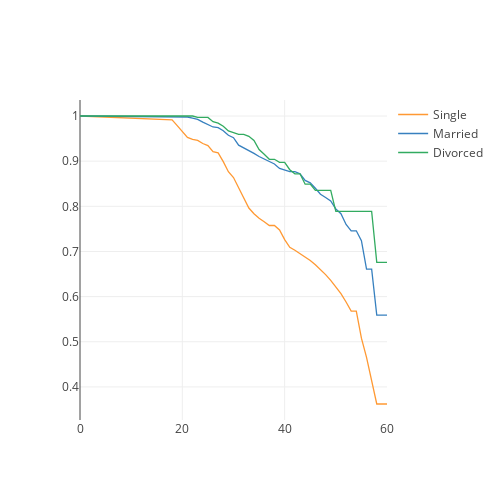

The code cell stored with this chart in its notebook:
### Code cell
surv_marital_age.iplot(kind='line', 
                       xTitle='Age', 
                       yTitle='Attrition', 
                       title='Attrition by age & marital status', 
                       layout=go.Layout(autosize=False,width=500,height=500))

### Figure 1 — Plotly figure (JSON) as saved in the notebook; plotly's stock layout.template omitted (floating-point values rounded to 4 significant figures)
{"data": [{"line": {"color": "rgba(255, 153, 51, 1.0)", "dash": "solid", "shape": "linear", "width": 1.3}, "mode": "lines", "name": "Single", "text": "", "type": "scatter", "uid": "0bead365-a6ba-4cfa-8ea2-7607cd0e13e6", "x": [0, 18, 19, 20, 21, 22, 23, 24, 25, 26, 27, 28, 29, 30, 31, 32, 33, 34, 35, 36, 37, 38, 39, 40, 41, 42, 43, 44, 45, 46, 47, 48, 49, 50, 51, 52, 53, 54, 55, 56, 57, 58, 59, 60], "y": [1, 0.9915, 0.9786, 0.9657, 0.9525, 0.9481, 0.9459, 0.9391, 0.9346, 0.9208, 0.9185, 0.899, 0.8765, 0.8636, 0.8421, 0.8198, 0.7961, 0.7837, 0.7734, 0.7659, 0.7575, 0.7575, 0.7477, 0.7263, 0.709, 0.7027, 0.6957, 0.6882, 0.6799, 0.6705, 0.6601, 0.6488, 0.636, 0.6219, 0.6064, 0.588, 0.5677, 0.5677, 0.508, 0.4656, 0.4139, 0.3622, 0.3622, 0.3622]}, {"line": {"color": "rgba(55, 128, 191, 1.0)", "dash": "solid", "shape": "linear", "width": 1.3}, "mode": "lines", "name": "Married", "text": "", "type": "scatter", "uid": "869ec2e0-f9a9-49b8-914a-c8090f6a5a30", "x": [0, 18, 19, 20, 21, 22, 23, 24, 25, 26, 27, 28, 29, 30, 31, 32, 33, 34, 35, 36, 37, 38, 39, 40, 41, 42, 43, 44, 45, 46, 47, 48, 49, 50, 51, 52, 53, 54, 55, 56, 57, 58, 59, 60], "y": [1, 0.9978, 0.9978, 0.9978, 0.9978, 0.9955, 0.9925, 0.9865, 0.9804, 0.9757, 0.9741, 0.9675, 0.9573, 0.952, 0.9355, 0.9297, 0.9235, 0.9171, 0.9103, 0.9052, 0.8996, 0.8937, 0.884, 0.8805, 0.8766, 0.8766, 0.8721, 0.8574, 0.8521, 0.8399, 0.8267, 0.8195, 0.8118, 0.7941, 0.7835, 0.7598, 0.7457, 0.7457, 0.7238, 0.6608, 0.6608, 0.5592, 0.5592, 0.5592]}, {"line": {"color": "rgba(50, 171, 96, 1.0)", "dash": "solid", "shape": "linear", "width": 1.3}, "mode": "lines", "name": "Divorced", "text": "", "type": "scatter", "uid": "02b56da1-00e7-4424-a7a2-a7d32dd51624", "x": [0, 18, 19, 20, 21, 22, 23, 24, 25, 26, 27, 28, 29, 30, 31, 32, 33, 34, 35, 36, 37, 38, 39, 40, 41, 42, 43, 44, 45, 46, 47, 48, 49, 50, 51, 52, 53, 54, 55, 56, 57, 58, 59, 60], "y": [1, 1, 1, 1, 1, 1, 0.9969, 0.9969, 0.9969, 0.9873, 0.9841, 0.9774, 0.967, 0.9633, 0.9594, 0.9594, 0.955, 0.9458, 0.9258, 0.9153, 0.9041, 0.9041, 0.8974, 0.8974, 0.8811, 0.8719, 0.8719, 0.849, 0.849, 0.8351, 0.8351, 0.8351, 0.8351, 0.7887, 0.7887, 0.7887, 0.7887, 0.7887, 0.7887, 0.7887, 0.7887, 0.676, 0.676, 0.676]}], "layout": {"autosize": false, "height": 500, "width": 500, "xaxis": {"autorange": true, "range": [0, 60], "type": "linear"}, "yaxis": {"autorange": true, "range": [0.3267, 1.035], "type": "linear"}}}
